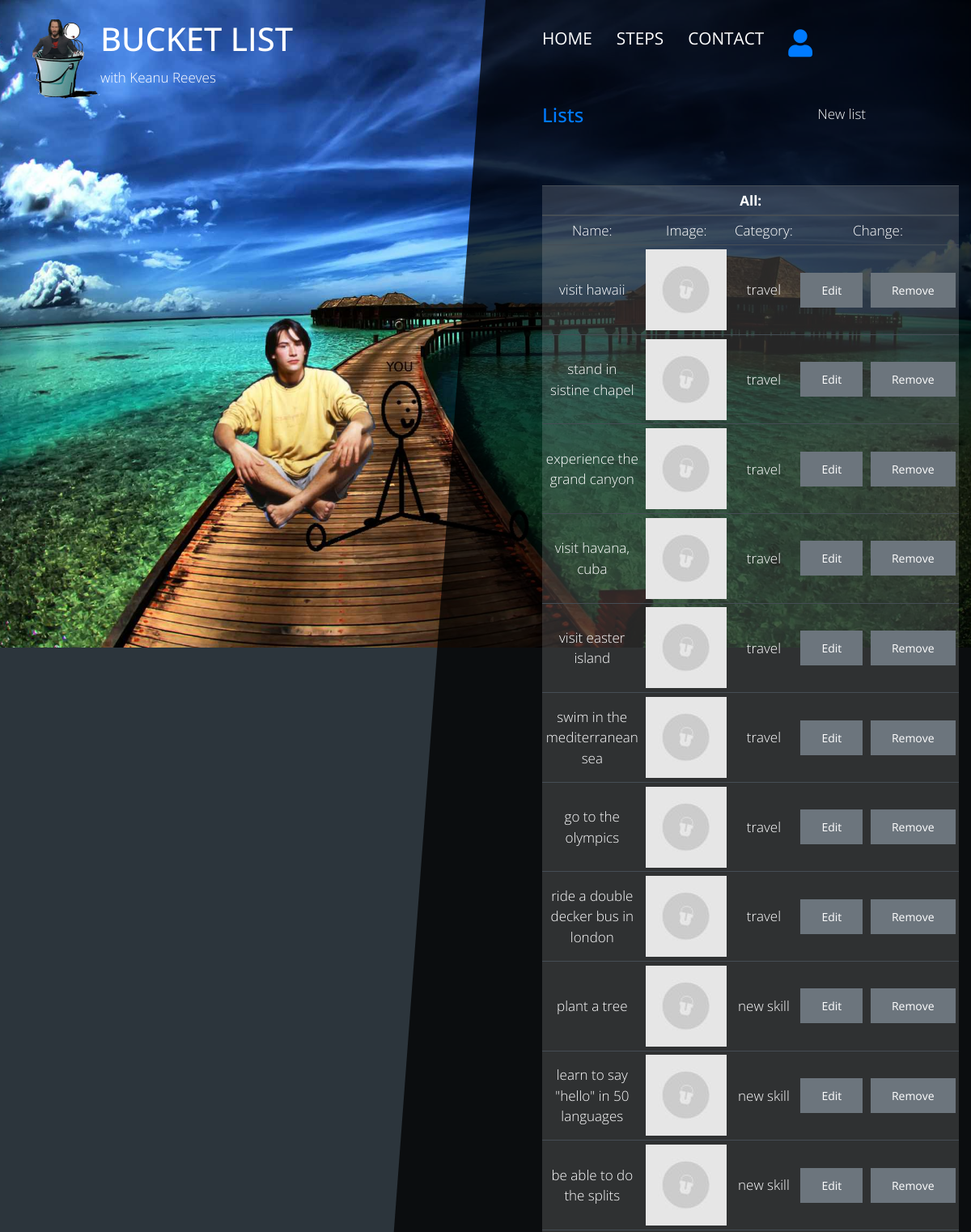
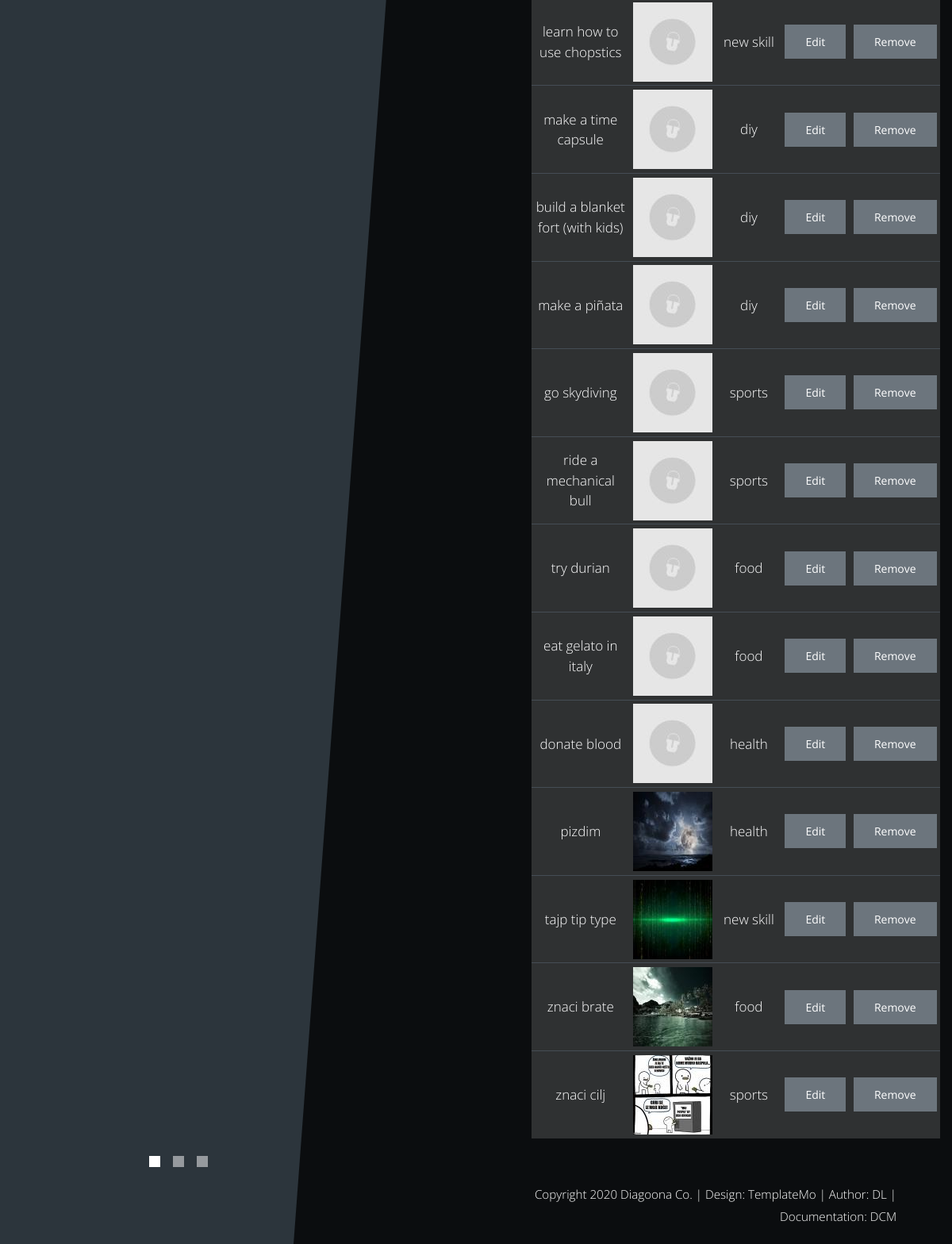
The page /index.php?page=admin-list (signed in) on the database its author committed (2 pictures, top to bottom).
### tables this page shows
CREATE TABLE `menu` (
  `id_menu` int(255) NOT NULL,
  `name` varchar(100) NOT NULL,
  `path` varchar(150) NOT NULL,
  `parent` int(50) DEFAULT NULL,
  `position` int(50) NOT NULL
);

CREATE TABLE `list` (
  `id_list` int(255) NOT NULL,
  `name` varchar(255) NOT NULL,
  `image_ID` int(50) NOT NULL,
  `category_ID` int(50) NOT NULL
);

CREATE TABLE `image` (
  `id_image` int(255) NOT NULL,
  `src_small` varchar(255) NOT NULL,
  `src` varchar(255) NOT NULL,
  `alt` varchar(255) NOT NULL
);

CREATE TABLE `category` (
  `id_category` int(255) NOT NULL,
  `name` varchar(255) NOT NULL
);

### models/category/functions.php (called while the page is built, shortened)
<?php
    function getMenu(){
        return ("select * from menu where parent is null order by position");
    }
?>

### config/connection.php (called while the page is built, shortened)
<?php
try {
    $conn = new PDO("mysql:host=".SERVER.";dbname=".DATABASE.";charset=utf8", USERNAME, PASSWORD);
    $conn->setAttribute(PDO::ATTR_DEFAULT_FETCH_MODE, PDO::FETCH_OBJ);
    $conn->setAttribute(PDO::ATTR_ERRMODE, PDO::ERRMODE_EXCEPTION);
}
catch(PDOException $ex){
    echo $ex->getMessage();
}
function queryExecute($query){
    global $conn;
    return $conn->query($query)->fetchAll();
}
?>

### models/list/functions.php (called while the page is built, shortened)
<?php
    function getListsForAdmin(){
        return ("SELECT l.*,i.*,c.name as catName FROM list l INNER JOIN category c ON l.category_ID=c.id_category INNER JOIN image i on l.image_ID=i.id_image ORDER BY l.id_list");
    }
?>

### views/admin/list.php (the view, shortened to what this page needs)
<?php if ((isset($_SESSION['user']) && $_SESSION['user']->role == 'admin')) : ?>
<div class="tm-row">
    <main class="tm-col-right tm-contact-main">
        <section class="tm-content tm-contact m-0">
            <div class="tm-row d-flex justify-content-between mb-5">
                <a href="#alllists" class="mb-4 tm-content-title h2 aktiviraj">Lists</a>
                <a href="#newlist" class="text-light aktiviraj">New list</a>
            </div>
            <div>
                <div id="alllists" class="table-responsive-sm table-responsive-md table-responsive-lg" >
                    <table class="table table-sm table-dark table-hover text-center">
                        <thead>
                            <tr>
                                <th scope="col" colspan="6">All:</th>
                            </tr>
                        </thead>
                        <tbody>
                            <tr>
                                <td>Name:</td>
                                <td>Image:</td>
                                <td>Category:</td>
                                <td colspan="2">Change:</td>
                            </tr>
                            <?php require_once("models/list/functions.php");
                            $lists = queryExecute(getListsForAdmin());
                            foreach ($lists as $l) :
                                ?>
                                <tr>
                                    <td><?= $l->name ?></td>
                                    <td>
                                        <img src="assets/img/lists/<?= $l->src_small ?>" alt="<?= $l->alt ?>">
                                    </td>
                                    <td><?= $l->catName ?></td>
                                    <td>
                                        <button type="button" class="btn btn-sm my-auto btn-secondary mt-4 dugmeEditList" data-idlist="<?= $l->id_list ?>" name="">Edit</button>
                                    </td>
                                    <td>
                                        <button type="button" class="btn btn-sm my-auto btn-secondary mt-4 dugmeRemoveList" data-idlist="<?= $l->id_list ?>" name="">Remove</button>
                                    </td>
                                </tr>
                            <?php endforeach ?>
                        </tbody>
                    </table>
                </div>
                                <?php
                                require_once("models/category/functions.php");
                                    ?>
            </div>
        </section>
    </main>
</div>
<?php else : header("Location:index.php?page=home"); ?>
<?php endif ?>

### views/fixed/head.php (shortened to what this page needs)
<!DOCTYPE html>
<html lang="en">
<head>
    <link href="assets/css/bootstrap.min.css" rel="stylesheet" />
    <link href="assets/fontawesome/css/all.min.css" rel="stylesheet" />
    <link href="assets/css/templatemo-diagoona.css" rel="stylesheet" />
    <link href="assets/css/style.css" rel="stylesheet" />
</head>
<body>

### views/fixed/nav.php (shortened to what this page needs)
<div class="tm-container">
    <div class="tm-row pt-4">
        <div class="tm-col-left">
            <div class="tm-site-header media">
                <a href="index.php" title="Home page" >
                    <img src="assets/img/logogo.png" alt="">
                </a>
                <div class="media-body">
                    <h1 class="tm-sitename text-uppercase">Bucket List</h1>
                    <p class="tm-slogon">with Keanu Reeves</p>
                </div>
            </div>
        </div>
        <div class="tm-col-right">
            <nav class="navbar navbar-expand-lg" id="tm-main-nav">
                <div class="collapse navbar-collapse tm-nav" id="navbar-nav">
                    <ul class="navbar-nav text-uppercase">
                        <?php
                        require_once("config/connection.php");
                        require_once("models/category/functions.php");
                        $meni = queryExecute(getMenu());
                        foreach ($meni as $m) : ?>
                            <?php if ($m->name == "ikonica") : ?>
                                <li class="nav-item text-center">
                                    <a href="<?= $m->path ?>" id="juzer">
                                        <i class="fas fa-user fa-2x mt-1"></i>
                                    </a>
                                </li>
                                <?php continue ?>
                            <?php endif ?>
                            <?php
                                if ($m->name == "list") {
                                    if (isset($_SESSION["user"]) && ($_SESSION['user']->role == 'admin')) continue;
                                } ?>
                            <li class="nav-item">
                                <a class="nav-link tm-nav-link" href="<?= $m->path; ?>"><?= $m->name; ?> <span class="sr-only">(current)</span></a>
                            </li>
                        <?php endforeach ?>
                    </ul>
                </div>
            </nav>
        </div>
    </div>

### index.php (shortened to what this page needs)
<?php
require_once("config/connection.php");
require_once("views/fixed/head.php");
?>
<?php
require_once("views/fixed/nav.php");
if (isset($_GET['page'])) {
    $page = $_GET['page'];
    switch ($page) {
        case 'admin-list':
            require_once("views/admin/list.php");
            break;
    }
} else {
    require_once("views/home.php");
}
?>
    <?php require_once("views/fixed/footer.php"); ?>

### views/fixed/footer.php (shortened to what this page needs)
<div class="tm-row">
    <div class="tm-col-left text-center">
        <ul class="tm-bg-controls-wrapper">
            <li class="tm-bg-control active" data-id="0"></li>
            <li class="tm-bg-control" data-id="1"></li>
            <li class="tm-bg-control" data-id="2"></li>
        </ul>
    </div>
    <div class="tm-col-right tm-col-footer">
        <footer class="tm-site-footer text-right">
            <p class="mb-0">Copyright 2020 Diagoona Co.
                | Design: <a rel="nofollow" target="_parent" href="https://templatemo.com" class="tm-text-link">TemplateMo</a>
                | Author: <a href="index.php?page=author" class="tm-text-link" >DL</a>
                | Documentation: <a href="documentation.pdf" class="tm-text-link" target="_blank" >DCM</a>
            </p>
        </footer>
    </div>
</div>
<div class="tm-bg">
    <div class="tm-bg-left"></div>
    <div class="tm-bg-right"></div>
</div>
</div>
</body>
</html>

### assets/css/templatemo-diagoona.css (style rules this page uses)
body { font-family: 'Open Sans', Arial, sans-serif; font-size: 17px; font-weight: 300; overflow-x: hidden; color: white; background-color: #2C353C; }
a { transition: all 0.3s ease; text-decoration: none; }
ul { padding: 0; }
p { line-height: 1.9; }
.navbar-expand-lg { padding-left: 0; padding-right: 0; }
.navbar-expand-lg .navbar-nav .nav-link { padding: 0; }
.navbar-expand-lg .navbar-nav .tm-nav-link { font-size: 1.3rem; font-weight: 400; color: white; padding-bottom: 30px; }
.nav-item { margin-right: 60px; }
.nav-item:last-child { margin-right: 0; }
.tm-bg { position: absolute; left: 0; right: 0; width: 100%; height: 100%; display: flex; z-index: -1000; }
.tm-bg-left, .tm-bg-right { position: relative; width: 50%; height: 100%; }
.tm-bg-right { background-color: rgba(0,0,0,0.75); }
.tm-bg-left { border-right: 230px solid rgba(0,0,0,0.75); border-top: 100vh solid transparent; }
.tm-bg-controls-wrapper { display: inline-block; margin-left: -150px; }
.tm-bg-control { display: inline-block; width: 14px; height: 14px; background-color: rgba(255,255,255,0.5); margin: 6px; cursor: pointer; }
.tm-bg-control.active, .tm-bg-control:hover { background-color: white; }
.tm-container { width: 100%; height: 100%; min-height: 100vh; position: relative; display: flex; flex-direction: column; justify-content: space-between; }
.tm-row { display: flex; }
.tm-col-left { width: 50%; height: 100%; padding-left: 40px; padding-right: 40px; }
.tm-col-right { width: 50%; height: 100%; padding-left: 70px; padding-right: 70px; }
.tm-content { max-width: 660px; margin-top: 50px; padding-right: 20px; }
.tm-content-title { font-size: 1.5rem; }
.btn { padding: 10px 25px; border-radius: 0; }
.tm-site-footer { padding: 40px 0 20px; max-width: 660px; font-size: 0.95rem; }
.tm-col-footer { padding-left: 0; }
.tm-text-link { color: white; }
.tm-contact-main { max-width: 690px; }
.tm-contact { max-width: 420px; margin-left: auto; margin-right: auto; }
@media (max-width: 1200px) { .nav-item { margin-right: 30px; } }

### assets/css/style.css (style rules this page uses)
table tr td { vertical-align: middle !important; }
table { background-color: rgba(255, 255, 255,0.15) !important; }

### rows shown on the page
menu: name "HOME"
menu: name "STEPS"
menu: name "CONTACT"
list: name "visit hawaii", image_ID.src_small (placeholder picture), category_ID.name "travel"
list: name "stand in sistine chapel", image_ID.src_small (placeholder picture), category_ID.name "travel"
list: name "experience the grand canyon", image_ID.src_small (placeholder picture), category_ID.name "travel"
list: name "visit havana, cuba", image_ID.src_small (placeholder picture), category_ID.name "travel"
list: name "visit easter island", image_ID.src_small (placeholder picture), category_ID.name "travel"
list: name "swim in the mediterranean sea", image_ID.src_small (placeholder picture), category_ID.name "travel"
list: name "go to the olympics", image_ID.src_small (placeholder picture), category_ID.name "travel"
list: name "ride a double decker bus in london", image_ID.src_small (placeholder picture), category_ID.name "travel"
list: name "plant a tree", image_ID.src_small (placeholder picture), category_ID.name "new skill"
list: name "learn to say \"hello\" in 50 languages", image_ID.src_small (placeholder picture), category_ID.name "new skill"
list: name "be able to do the splits", image_ID.src_small (placeholder picture), category_ID.name "new skill"
list: name "learn how to use chopstics", image_ID.src_small (placeholder picture), category_ID.name "new skill"
list: name "make a time capsule", image_ID.src_small (placeholder picture), category_ID.name "diy"
list: name "build a blanket fort (with kids)", image_ID.src_small (placeholder picture), category_ID.name "diy"
list: name "make a piñata", image_ID.src_small (placeholder picture), category_ID.name "diy"
list: name "go skydiving", image_ID.src_small (placeholder picture), category_ID.name "sports"
list: name "ride a mechanical bull", image_ID.src_small (placeholder picture), category_ID.name "sports"
list: name "try durian", image_ID.src_small (placeholder picture), category_ID.name "food"
list: name "eat gelato in italy", image_ID.src_small (placeholder picture), category_ID.name "food"
list: name "donate blood", image_ID.src_small (placeholder picture), category_ID.name "health"
list: name "pizdim", image_ID.alt (picture), category_ID.name "health"
list: name "tajp tip type", image_ID.alt (placeholder picture), category_ID.name "new skill"
list: name "znaci brate", image_ID.alt (picture), category_ID.name "food"
list: name "znaci cilj", image_ID.alt (picture), category_ID.name "sports"
